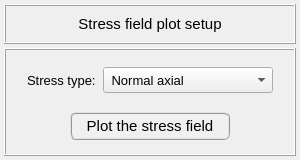
<?xml version="1.0" encoding="UTF-8"?>
<ui version="4.0">
 <class>Form</class>
 <widget class="QWidget" name="Form">
  <property name="geometry">
   <rect>
    <x>0</x>
    <y>0</y>
    <width>300</width>
    <height>160</height>
   </rect>
  </property>
  <property name="minimumSize">
   <size>
    <width>0</width>
    <height>160</height>
   </size>
  </property>
  <property name="maximumSize">
   <size>
    <width>16777215</width>
    <height>160</height>
   </size>
  </property>
  <property name="windowTitle">
   <string>Form</string>
  </property>
  <layout class="QGridLayout" name="gridLayout_2">
   <property name="leftMargin">
    <number>4</number>
   </property>
   <property name="topMargin">
    <number>4</number>
   </property>
   <property name="rightMargin">
    <number>4</number>
   </property>
   <property name="bottomMargin">
    <number>4</number>
   </property>
   <property name="spacing">
    <number>4</number>
   </property>
   <item row="0" column="0">
    <widget class="QFrame" name="frame">
     <property name="maximumSize">
      <size>
       <width>16777215</width>
       <height>40</height>
      </size>
     </property>
     <property name="frameShape">
      <enum>QFrame::Box</enum>
     </property>
     <property name="frameShadow">
      <enum>QFrame::Raised</enum>
     </property>
     <property name="lineWidth">
      <number>1</number>
     </property>
     <layout class="QGridLayout" name="gridLayout_5">
      <property name="leftMargin">
       <number>2</number>
      </property>
      <property name="topMargin">
       <number>2</number>
      </property>
      <property name="rightMargin">
       <number>2</number>
      </property>
      <property name="bottomMargin">
       <number>2</number>
      </property>
      <property name="spacing">
       <number>2</number>
      </property>
      <item row="0" column="0">
       <widget class="QLabel" name="label">
        <property name="font">
         <font>
          <family>MS Shell Dlg 2</family>
          <pointsize>11</pointsize>
          <weight>50</weight>
          <italic>false</italic>
          <bold>false</bold>
         </font>
        </property>
        <property name="text">
         <string>Stress field plot setup</string>
        </property>
        <property name="textFormat">
         <enum>Qt::AutoText</enum>
        </property>
        <property name="alignment">
         <set>Qt::AlignCenter</set>
        </property>
       </widget>
      </item>
     </layout>
    </widget>
   </item>
   <item row="1" column="0">
    <widget class="QFrame" name="frame_2">
     <property name="minimumSize">
      <size>
       <width>0</width>
       <height>0</height>
      </size>
     </property>
     <property name="maximumSize">
      <size>
       <width>16777215</width>
       <height>16777215</height>
      </size>
     </property>
     <property name="frameShape">
      <enum>QFrame::Box</enum>
     </property>
     <property name="frameShadow">
      <enum>QFrame::Raised</enum>
     </property>
     <layout class="QGridLayout" name="gridLayout_10">
      <property name="leftMargin">
       <number>4</number>
      </property>
      <property name="topMargin">
       <number>4</number>
      </property>
      <property name="rightMargin">
       <number>4</number>
      </property>
      <property name="bottomMargin">
       <number>4</number>
      </property>
      <property name="spacing">
       <number>4</number>
      </property>
      <item row="1" column="0">
       <widget class="QFrame" name="frame_4">
        <property name="minimumSize">
         <size>
          <width>0</width>
          <height>40</height>
         </size>
        </property>
        <property name="maximumSize">
         <size>
          <width>16777215</width>
          <height>40</height>
         </size>
        </property>
        <property name="frameShape">
         <enum>QFrame::NoFrame</enum>
        </property>
        <property name="frameShadow">
         <enum>QFrame::Raised</enum>
        </property>
        <layout class="QGridLayout" name="gridLayout_6">
         <property name="leftMargin">
          <number>0</number>
         </property>
         <property name="topMargin">
          <number>0</number>
         </property>
         <property name="rightMargin">
          <number>0</number>
         </property>
         <property name="bottomMargin">
          <number>0</number>
         </property>
         <property name="spacing">
          <number>0</number>
         </property>
         <item row="0" column="1">
          <widget class="QPushButton" name="pushButton_plot">
           <property name="minimumSize">
            <size>
             <width>160</width>
             <height>28</height>
            </size>
           </property>
           <property name="maximumSize">
            <size>
             <width>160</width>
             <height>28</height>
            </size>
           </property>
           <property name="font">
            <font>
             <family>MS Shell Dlg 2</family>
             <pointsize>11</pointsize>
             <weight>9</weight>
             <italic>false</italic>
             <bold>false</bold>
            </font>
           </property>
           <property name="styleSheet">
            <string notr="true">QPushButton{border-radius: 6px; border-color: rgb(150, 150, 150); border-style: ridge; border-width: 2px; color: rgb(0, 0, 0); background-color: rgb(240, 240, 240); font: 75 11pt &quot;MS Shell Dlg 2&quot;}
QPushButton:hover{border-radius: 6px; border-color: rgb(0, 170, 255); border-style: ridge; border-width: 2px; color: rgb(0, 0, 0); background-color: rgba(174, 213, 255, 100); font: 75 11pt &quot;MS Shell Dlg 2&quot;}
QPushButton:pressed{border-radius: 6px; border-color: rgb(0, 170, 255); border-style: ridge; border-width: 3px; color: rgb(0, 0, 0); background-color: rgb(174, 213, 255); font: 75 11pt &quot;MS Shell Dlg 2&quot;}</string>
           </property>
           <property name="text">
            <string>Plot the stress field</string>
           </property>
          </widget>
         </item>
         <item row="0" column="0">
          <widget class="QFrame" name="frame_5">
           <property name="frameShape">
            <enum>QFrame::NoFrame</enum>
           </property>
           <property name="frameShadow">
            <enum>QFrame::Raised</enum>
           </property>
          </widget>
         </item>
         <item row="0" column="2">
          <widget class="QFrame" name="frame_9">
           <property name="frameShape">
            <enum>QFrame::NoFrame</enum>
           </property>
           <property name="frameShadow">
            <enum>QFrame::Raised</enum>
           </property>
          </widget>
         </item>
        </layout>
       </widget>
      </item>
      <item row="0" column="0">
       <widget class="QFrame" name="frame_3">
        <property name="minimumSize">
         <size>
          <width>0</width>
          <height>40</height>
         </size>
        </property>
        <property name="maximumSize">
         <size>
          <width>16777215</width>
          <height>40</height>
         </size>
        </property>
        <property name="frameShape">
         <enum>QFrame::NoFrame</enum>
        </property>
        <property name="frameShadow">
         <enum>QFrame::Raised</enum>
        </property>
        <layout class="QGridLayout" name="gridLayout_9">
         <item row="0" column="2">
          <widget class="QComboBox" name="comboBox_stress_type">
           <property name="minimumSize">
            <size>
             <width>170</width>
             <height>26</height>
            </size>
           </property>
           <property name="maximumSize">
            <size>
             <width>170</width>
             <height>26</height>
            </size>
           </property>
           <property name="font">
            <font>
             <pointsize>10</pointsize>
            </font>
           </property>
           <property name="toolTip">
            <string>&lt;html&gt;&lt;head/&gt;&lt;body&gt;&lt;p&gt;Select the stress type to get the frequency response&lt;/p&gt;&lt;/body&gt;&lt;/html&gt;</string>
           </property>
           <item>
            <property name="text">
             <string> Normal axial</string>
            </property>
           </item>
           <item>
            <property name="text">
             <string> Normal bending y</string>
            </property>
           </item>
           <item>
            <property name="text">
             <string> Normal bending z</string>
            </property>
           </item>
           <item>
            <property name="text">
             <string> Hoop</string>
            </property>
           </item>
           <item>
            <property name="text">
             <string> Torsional shear</string>
            </property>
           </item>
           <item>
            <property name="text">
             <string> Transversal shear xy</string>
            </property>
           </item>
           <item>
            <property name="text">
             <string> Transversal shear xz</string>
            </property>
           </item>
          </widget>
         </item>
         <item row="0" column="0">
          <spacer name="horizontalSpacer_3">
           <property name="orientation">
            <enum>Qt::Horizontal</enum>
           </property>
           <property name="sizeHint" stdset="0">
            <size>
             <width>40</width>
             <height>20</height>
            </size>
           </property>
          </spacer>
         </item>
         <item row="0" column="3">
          <spacer name="horizontalSpacer_4">
           <property name="orientation">
            <enum>Qt::Horizontal</enum>
           </property>
           <property name="sizeHint" stdset="0">
            <size>
             <width>40</width>
             <height>20</height>
            </size>
           </property>
          </spacer>
         </item>
         <item row="0" column="1">
          <widget class="QLabel" name="label_5">
           <property name="minimumSize">
            <size>
             <width>70</width>
             <height>26</height>
            </size>
           </property>
           <property name="maximumSize">
            <size>
             <width>70</width>
             <height>26</height>
            </size>
           </property>
           <property name="font">
            <font>
             <pointsize>10</pointsize>
            </font>
           </property>
           <property name="text">
            <string>Stress type:</string>
           </property>
          </widget>
         </item>
        </layout>
       </widget>
      </item>
     </layout>
    </widget>
   </item>
  </layout>
 </widget>
 <resources/>
 <connections/>
</ui>
